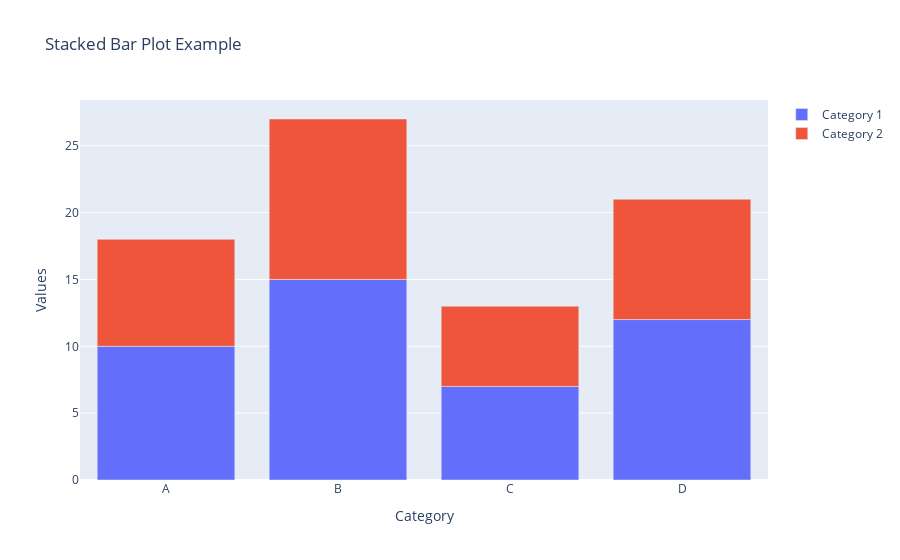

Notebook code cell kept with this figure:
### Markdown cell above
### Stacked bard plot
Set the barmode = "relative" for Stack bar chat

### Code cell
# Sample data for two categories
categories = ['A', 'B', 'C', 'D']
values1 = [10, 15, 7, 12]
values2 = [8, 12, 6, 9]

# Create the stacked bar plot using go.Bar
fig = go.Figure()

# Add the first set of bars
fig.add_trace(go.Bar(x=categories, y=values1, name='Category 1'))

# Add the second set of bars, with 'base' set to values1 for stacking
fig.add_trace(go.Bar(x=categories, y=values2, name='Category 2', base=values1))

# Customize the layout (optional)
fig.update_layout(
    barmode='relative',  # Set the barmode to 'relative' for stacked bars
    title='Stacked Bar Plot Example',
    xaxis_title='Category',
    yaxis_title='Values'
)

# Show the plot
fig.show()

### Figure 1 — Plotly figure (JSON) as saved in the notebook; plotly's stock layout.template omitted (floating-point values rounded to 4 significant figures)
{"data": [{"name": "Category 1", "type": "bar", "x": ["A", "B", "C", "D"], "y": [10, 15, 7, 12]}, {"base": [10, 15, 7, 12], "name": "Category 2", "type": "bar", "x": ["A", "B", "C", "D"], "y": [8, 12, 6, 9]}], "layout": {"barmode": "relative", "title": {"text": "Stacked Bar Plot Example"}, "xaxis": {"title": {"text": "Category"}}, "yaxis": {"title": {"text": "Values"}}}}
